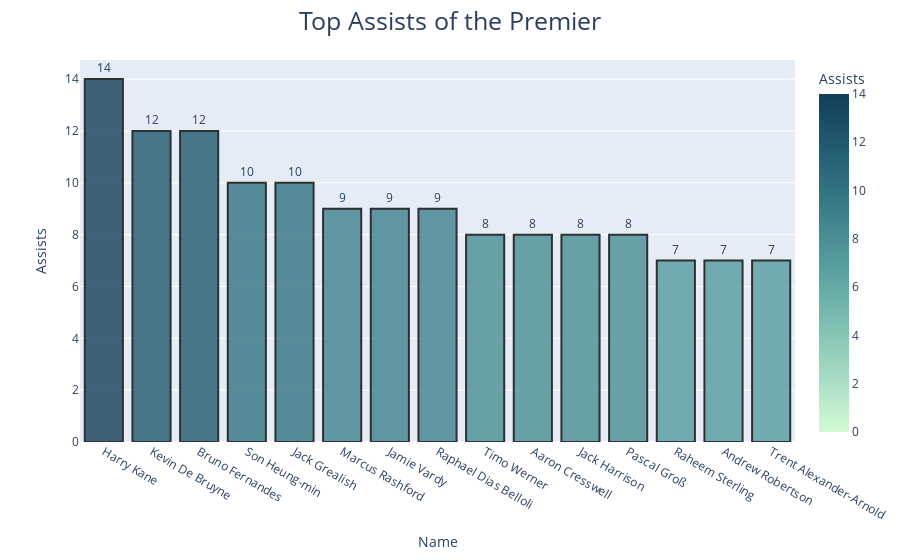

The notebook cell this image was saved under:
### Code cell
assists = px.bar(premier.nlargest(15, "Assists")[['Name','Assists']],
                x='Name', y='Assists', color='Assists', text='Assists', color_continuous_scale='darkmint',
                 color_continuous_midpoint=7, opacity=0.8)
assists.update_traces(marker=dict(line=dict(color='#000000', width=2)))
assists.update_layout(title_text='Top Assists of the Premier', title_x=0.5, title_font=dict(size=25))
assists.update_traces(texttemplate='%{text:.s}', textposition='outside')
assists.show()

### Figure 1 — Plotly figure (JSON) as saved in the notebook; plotly's stock layout.template omitted (floating-point values rounded to 4 significant figures)
{"data": [{"hovertemplate": "Name=%{x}<br>Assists=%{marker.color}<extra></extra>", "legendgroup": "", "marker": {"color": [14, 12, 12, 10, 10, 9, 9, 9, 8, 8, 8, 8, 7, 7, 7], "coloraxis": "coloraxis", "line": {"color": "#000000", "width": 2}, "opacity": 0.8, "pattern": {"shape": ""}}, "name": "", "orientation": "v", "showlegend": false, "text": [14.0, 12.0, 12.0, 10.0, 10.0, 9.0, 9.0, 9.0, 8.0, 8.0, 8.0, 8.0, 7.0, 7.0, 7.0], "textposition": "outside", "texttemplate": "%{text:.s}", "type": "bar", "x": ["Harry Kane", "Kevin De Bruyne", "Bruno Fernandes", "Son Heung-min", "Jack Grealish", "Marcus Rashford", "Jamie Vardy", "Raphael Dias Belloli", "Timo Werner", "Aaron Cresswell", "Jack Harrison", "Pascal Groß", "Raheem Sterling", "Andrew Robertson", "Trent Alexander-Arnold"], "xaxis": "x", "y": [14, 12, 12, 10, 10, 9, 9, 9, 8, 8, 8, 8, 7, 7, 7], "yaxis": "y"}], "layout": {"barmode": "relative", "coloraxis": {"cmid": 7, "colorbar": {"title": {"text": "Assists"}}, "colorscale": [[0, "rgb(210, 251, 212)"], [0.1667, "rgb(165, 219, 194)"], [0.3333, "rgb(123, 188, 176)"], [0.5, "rgb(85, 156, 158)"], [0.6667, "rgb(58, 124, 137)"], [0.8333, "rgb(35, 93, 114)"], [1, "rgb(18, 63, 90)"]]}, "legend": {"tracegroupgap": 0}, "margin": {"t": 60}, "title": {"font": {"size": 25}, "text": "Top Assists of the Premier", "x": 0.5}, "xaxis": {"anchor": "y", "domain": [0, 1], "title": {"text": "Name"}}, "yaxis": {"anchor": "x", "domain": [0, 1], "title": {"text": "Assists"}}}}
